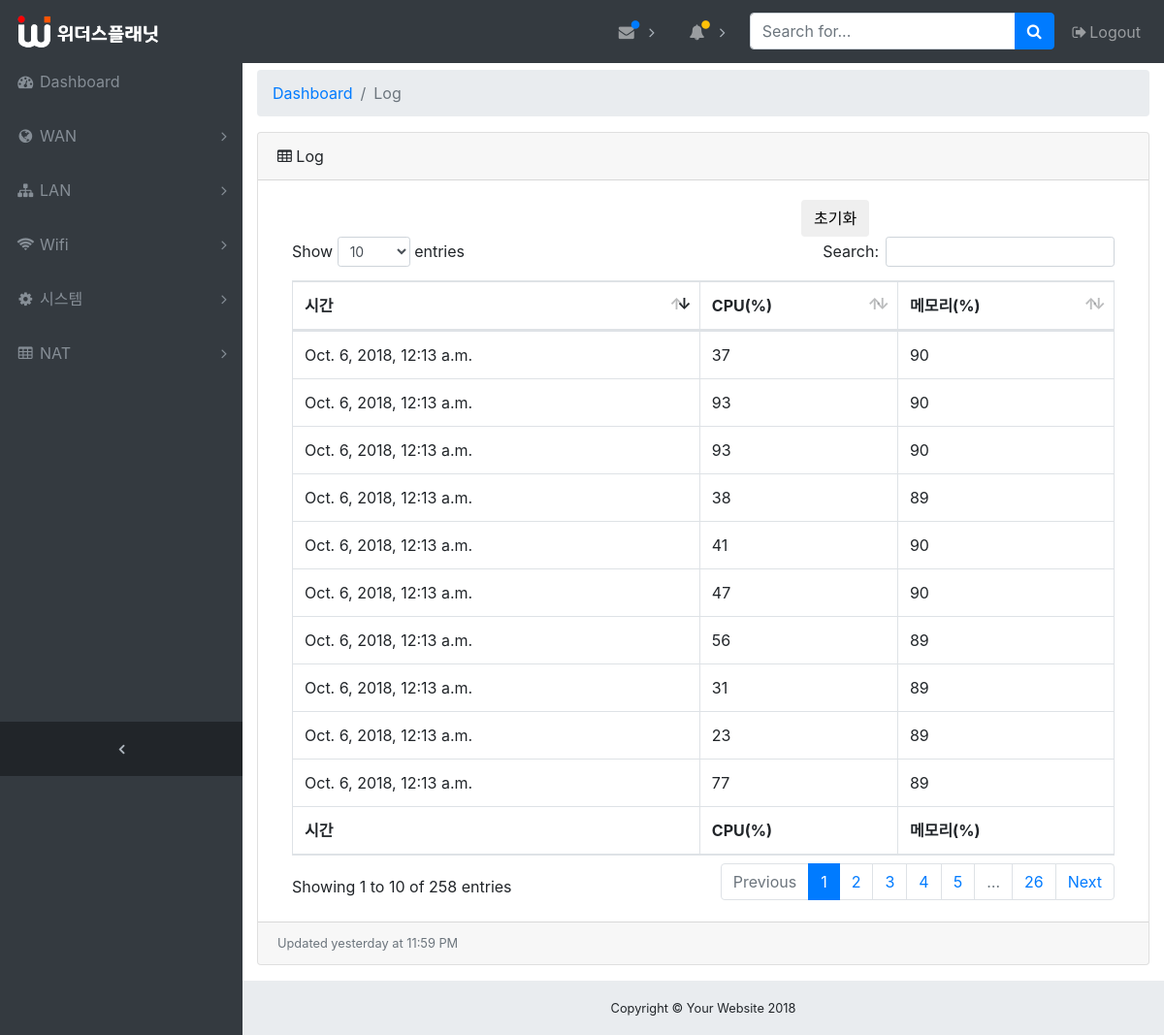
The page /simap/log.html on the database its author committed.
### simap/models.py (models this page shows)
class Log(models.Model):
    time = models.DateTimeField('date published')
    cpu = models.IntegerField()
    ram = models.IntegerField()
    check = models.BooleanField(default=True)

### simap/views.py (the view)
# urls.py: path('log.html', views.log, name='log'),
def log(request):
    Log.objects.filter(check=True).update(check=False)
    log_lists = Log.objects.order_by('-time')
    context = {'log_lists': log_lists}
    return render(request, 'simap/log.html', context)

### simap/templates/simap/log.html (shortened to what this page needs)
{% extends 'simap/base.html' %}
{% load staticfiles %}
{% block content %}
  <div class="content-wrapper">
    <div class="container-fluid">
      <ol class="breadcrumb">
        <li class="breadcrumb-item">
          <a href="index.html">Dashboard</a>
        </li>
        <li class="breadcrumb-item active">Log</li>
      </ol>
    <div class="card mb-3">
        <div class="card-header">
          <i class="fa fa-table"></i> Log</div>
        <div class="card-body">
           <button id="table_delete" type="submit" class="btn btn-default" style="margin-left: 540px;">초기화</button>
          <div class="table-responsive">
            <table class="table table-bordered" id="dataTable2" width="100%" cellspacing="0">
              <thead>
                <tr>
                  <th>시간</th>
                  <th>CPU(%)</th>
                  <th>메모리(%)</th>
                </tr>
              </thead>
              <tfoot>
                <tr>
                  <th >시간</th>
                  <th>CPU(%)</th>
                  <th>메모리(%)</th>
                </tr>
              </tfoot>
              <tbody id="card_body">
              {% for log in log_lists %}
                <tr>
                  <td>{{ log.time }}</td>
                  <td>{{ log.cpu }}</td>
                  <td>{{ log.ram }}</td>
                </tr>
              {% endfor %}
              </tbody>
            </table>
          </div>
        </div>
        <div class="card-footer small text-muted">Updated yesterday at 11:59 PM</div>
      </div>
    </div>
       <footer class="sticky-footer">
      <div class="container">
        <div class="text-center">
          <small>Copyright © Your Website 2018</small>
        </div>
      </div>
    </footer>
  </div>
</body>
</html>
{% endblock %}

### simap/templates/simap/base.html (shortened to what this page needs)
{% load staticfiles %}
<!DOCTYPE html>
<html lang="en">
<head>
  <link href='{% static "vendor/bootstrap/css/bootstrap.min.css" %}' rel="stylesheet">
  <link href='{% static "vendor/font-awesome/css/font-awesome.min.css" %}' rel="stylesheet" type="text/css">
  <link href='{% static "vendor/datatables/dataTables.bootstrap4.css" %}' rel="stylesheet">
  <link href='{% static "css/sb-admin.css" %}' rel="stylesheet">
  </head>
<body class="fixed-nav sticky-footer bg-dark" id="page-top">
  <nav class="navbar navbar-expand-lg navbar-dark bg-dark fixed-top" id="mainNav">
      <a class="navbar-brand" href="index.html" ><img src='{% static "KakaoTalk_20180720_102459156.png" %}' style="max-height: 40px; max-width: 150px; object-fit: contain"/></a>
    <div class="collapse navbar-collapse" id="navbarResponsive">
      <ul class="navbar-nav navbar-sidenav" id="exampleAccordion">
        <li class="nav-item" data-toggle="tooltip" data-placement="right" title="Dashboard">
          <a class="nav-link" href="index.html">
            <i class="fa fa-fw fa-dashboard"></i>
            <span class="nav-link-text">Dashboard</span>
          </a>
        </li>
        <li class="nav-item" data-toggle="tooltip" data-placement="right" title="WAN">
          <a class="nav-link nav-link-collapse collapsed" data-toggle="collapse" href="#collapseWan" data-parent="#exampleAccordion">
            <i class="fa fa-fw fa-globe"></i>
            <span class="nav-link-text">WAN</span>
          </a>
        </li>
        <li class="nav-item" data-toggle="tooltip" data-placement="right" title="LAN">
          <a class="nav-link nav-link-collapse collapsed" data-toggle="collapse" href="#collapseLan" data-parent="#exampleAccordion">
            <i class="fa fa-fw fa-sitemap"></i>
            <span class="nav-link-text">LAN</span>
          </a>
        </li>
        <li class="nav-item" data-toggle="tooltip" data-placement="right" title="Wifi">
          <a class="nav-link nav-link-collapse collapsed" data-toggle="collapse" href="#collapseWifi" data-parent="#exampleAccordion">
            <i class="fa fa-fw fa-wifi"></i>
            <span class="nav-link-text">Wifi</span>
          </a>
        </li>
        <li class="nav-item" data-toggle="tooltip" data-placement="right" title="시스템">
          <a class="nav-link nav-link-collapse collapsed" data-toggle="collapse" href="#collapseSystem" data-parent="#exampleAccordion">
            <i class="fa fa-fw fa-cog"></i>
            <span class="nav-link-text">시스템</span>
          </a>
        </li>
        <li class="nav-item" data-toggle="tooltip" data-placement="right" title="NAT">
          <a class="nav-link nav-link-collapse collapsed" data-toggle="collapse" href="#collapseNAT" data-parent="#exampleAccordion">
            <i class="fa fa-fw fa-table"></i>
            <span class="nav-link-text">NAT</span>
          </a>
        </li>
      </ul>
      <ul class="navbar-nav sidenav-toggler">
        <li class="nav-item">
          <a class="nav-link text-center" id="sidenavToggler">
            <i class="fa fa-fw fa-angle-left"></i>
          </a>
        </li>
      </ul>
      <ul class="navbar-nav ml-auto">
        <li class="nav-item dropdown">
          <a class="nav-link dropdown-toggle mr-lg-2" id="messagesDropdown" href="#" data-toggle="dropdown" aria-haspopup="true" aria-expanded="false">
            <i class="fa fa-fw fa-envelope"></i>
            <span class="indicator text-primary d-none d-lg-block">
              <i class="fa fa-fw fa-circle"></i>
            </span>
          </a>
        </li>
        <li class="nav-item dropdown">
          <a class="nav-link dropdown-toggle mr-lg-2" id="alertsDropdown" href="#" data-toggle="dropdown" aria-haspopup="true" aria-expanded="false">
            <i class="fa fa-fw fa-bell"></i>
            <span class="indicator text-warning d-none d-lg-block">
              <i class="fa fa-fw fa-circle"></i>
            </span>
          </a>
        </li>
        <li class="nav-item">
          <form class="form-inline my-2 my-lg-0 mr-lg-2">
            <div class="input-group">
              <input class="form-control" type="text" placeholder="Search for...">
              <span class="input-group-append">
                <button class="btn btn-primary" type="button">
                  <i class="fa fa-search"></i>
                </button>
              </span>
            </div>
          </form>
        </li>
        <li class="nav-item">
          <a class="nav-link" data-toggle="modal" data-target="#exampleModal">
            <i class="fa fa-fw fa-sign-out"></i>Logout</a>
        </li>
      </ul>
    </div>
  </nav>
  {% block content %}
  {% endblock %}

### simap/static/css/sb-admin.css (style rules this page uses)
html { position: relative; min-height: 100%; }
body { overflow-x: hidden; }
body.sticky-footer { margin-bottom: 56px; }
body.sticky-footer .content-wrapper { min-height: calc(100vh - 56px - 56px); }
body.fixed-nav { padding-top: 56px; }
.content-wrapper { min-height: calc(100vh - 56px); padding-top: 1rem; }
#mainNav .navbar-collapse { overflow: auto; max-height: 75vh; }
#mainNav .navbar-collapse .navbar-nav .nav-item .nav-link { cursor: pointer; }
#mainNav .navbar-collapse .navbar-sidenav .nav-link-collapse:after { float: right; content: '\f107'; font-family: 'FontAwesome'; }
#mainNav .navbar-collapse .navbar-sidenav .nav-link-collapse.collapsed:after { content: '\f105'; }
#mainNav .navbar-collapse .sidenav-toggler { display: none; }
#mainNav .navbar-collapse .navbar-nav > .nav-item.dropdown > .nav-link { position: relative; min-width: 45px; }
#mainNav .navbar-collapse .navbar-nav > .nav-item.dropdown > .nav-link:after { float: right; width: auto; content: '\f105'; border: none; font-family: 'FontAwesome'; }
#mainNav .navbar-collapse .navbar-nav > .nav-item.dropdown > .nav-link .indicator { position: absolute; top: 5px; left: 21px; font-size: 10px; }
@media (min-width: 992px) { #mainNav .navbar-brand { width: 250px; } }
@media (min-width: 992px) { #mainNav .navbar-collapse { overflow: visible; max-height: none; } }
@media (min-width: 992px) { #mainNav .navbar-collapse .navbar-sidenav { position: absolute; top: 0; left: 0; -webkit-flex-direction: column; -ms-flex-direction: column; flex-direction: column; margin-top: 56px; } }
@media (min-width: 992px) { #mainNav .navbar-collapse .navbar-sidenav > .nav-item { width: 250px; padding: 0; } }
@media (min-width: 992px) { #mainNav .navbar-collapse .navbar-sidenav > .nav-item > .nav-link { padding: 1em; } }
@media (min-width: 992px) { #mainNav .navbar-collapse .navbar-nav > .nav-item.dropdown > .nav-link { min-width: 0; } }
@media (min-width: 992px) { #mainNav .navbar-collapse .navbar-nav > .nav-item.dropdown > .nav-link:after { width: 24px; text-align: center; } }
#mainNav.fixed-top .sidenav-toggler { display: none; }
@media (min-width: 992px) { #mainNav.fixed-top .navbar-sidenav { height: calc(100vh - 112px); } }
@media (min-width: 992px) { #mainNav.fixed-top .sidenav-toggler { position: absolute; top: 0; left: 0; display: flex; -webkit-flex-direction: column; -ms-flex-direction: column; flex-direction: column; margin-top: calc(100vh - 56px); } }
@media (min-width: 992px) { #mainNav.fixed-top .sidenav-toggler > .nav-item { width: 250px; padding: 0; } }
@media (min-width: 992px) { #mainNav.fixed-top .sidenav-toggler > .nav-item > .nav-link { padding: 1em; } }
#mainNav.fixed-top.navbar-dark .sidenav-toggler { background-color: #212529; }
#mainNav.fixed-top.navbar-dark .sidenav-toggler a i { color: #adb5bd; }
.content-wrapper { overflow-x: hidden; background: white; }
@media (min-width: 992px) { .content-wrapper { margin-left: 250px; } }
#sidenavToggler i { font-weight: 800; }
#mainNav.navbar-dark .navbar-collapse .navbar-sidenav .nav-link-collapse:after { color: #868e96; }
#mainNav.navbar-dark .navbar-collapse .navbar-sidenav > .nav-item > .nav-link { color: #868e96; }
#mainNav.navbar-dark .navbar-collapse .navbar-nav > .nav-item.dropdown > .nav-link:after { color: #adb5bd; }
@media (min-width: 992px) { #mainNav.navbar-dark .navbar-collapse .navbar-sidenav { background: #343a40; } }
footer.sticky-footer { position: absolute; right: 0; bottom: 0; width: 100%; height: 56px; background-color: #e9ecef; line-height: 55px; }
@media (min-width: 992px) { footer.sticky-footer { width: calc(100% - 250px); } }

### rows shown on the page
Log: time "Oct. 6, 2018, 12:13 a.m.", cpu "37", ram "90"
Log: time "Oct. 6, 2018, 12:13 a.m.", cpu "93", ram "90"
Log: time "Oct. 6, 2018, 12:13 a.m.", cpu "93", ram "90"
Log: time "Oct. 6, 2018, 12:13 a.m.", cpu "38", ram "89"
Log: time "Oct. 6, 2018, 12:13 a.m.", cpu "41", ram "90"
Log: time "Oct. 6, 2018, 12:13 a.m.", cpu "47", ram "90"
Log: time "Oct. 6, 2018, 12:13 a.m.", cpu "56", ram "89"
Log: time "Oct. 6, 2018, 12:13 a.m.", cpu "31", ram "89"
Log: time "Oct. 6, 2018, 12:13 a.m.", cpu "23", ram "89"
Log: time "Oct. 6, 2018, 12:13 a.m.", cpu "77", ram "89"
